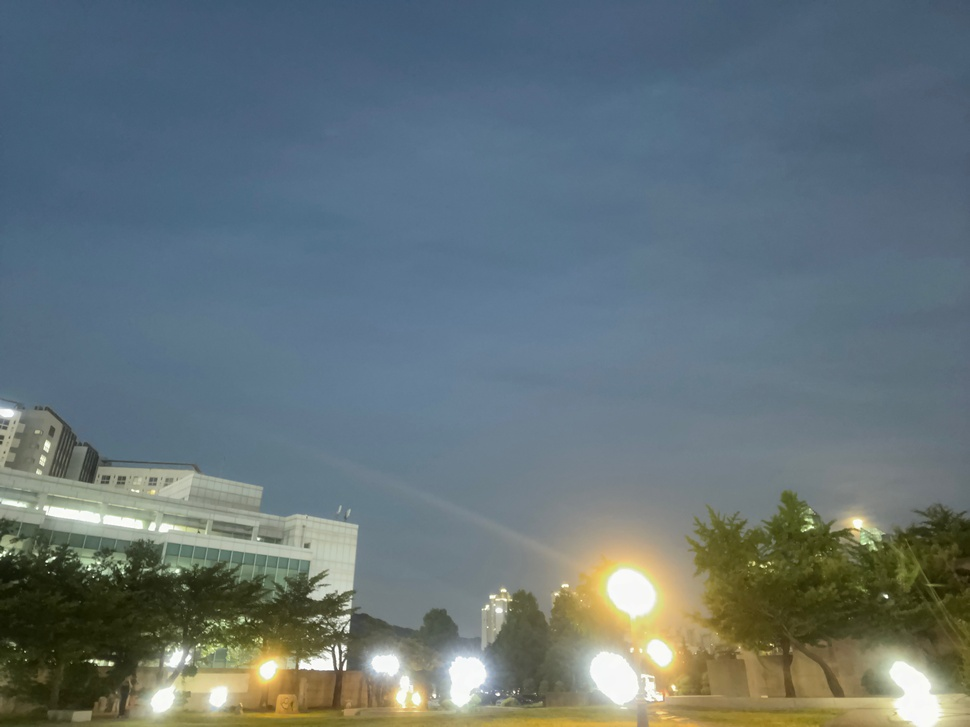
//> input picture 10. Computational Photography/lab/src/1_1.JPG, 970 x 727 px, shrunk from 4032 x 3024 before the run
$ ./hw2   (built with g++ and OpenCV 4)
//> lines starting //> are read from the running program, lines starting //| are printed output that depends on the picture
#include <iostream>
#include <vector>
using namespace std;

#include "opencv2/core.hpp"      // Mat class와 각종 data structure 및 산술 루틴을 포함하는 헤더
#include "opencv2/highgui.hpp"   // GUI와 관련된 요소를 포함하는 헤더(imshow 등)
#include "opencv2/imgproc.hpp"   // 각종 이미지 처리 함수를 포함하는 헤더
#include <opencv2/photo.hpp>     // HDR 관련 함수를 포함하는 헤더
#include <opencv2/imgcodecs.hpp> // 이미지 코덱 관련 함수를 포함하는 헤더
using namespace cv;

void hw2();
void readImagesAndTimes(vector<Mat> &images, vector<float> &times);

int main()
{
    hw2();
    return 0;
}

void readImagesAndTimes(vector<Mat> &images, vector<float> &times)
{
    int numImages = 6;
    static const float timesArray[] = {1.0f, 1 / 3.0f, 1 / 6.0f, 1 / 30.0f, 1 / 195.0f, 1 / 1018.0f};
    times.assign(timesArray, timesArray + numImages);
    static const char *fileNames[] = {"src/1_1.JPG", "src/1_3.JPG", "src/1_6.JPG", "src/1_30.JPG", "src/1_195.JPG", "src/1_1018.JPG"};
    for (int i = 0; i < numImages; i++)
    {
        Mat im = imread(fileNames[i]);
//> im is the input picture: 727 rows x 970 cols, CV_8UC3; mean B, G, R 120.2, 115.9, 101.5
        images.push_back(im);
    }
}

void hw2()
{
    // [ 다양한 노출의 영상과 노출 시간 읽기 ]
    // 다양한 노출의 영상들을 Mat vector에 저장
    // 동일한 순서로 각 노출 영상의 노출 시간을 char vector에 저장
    cout << "Reading images and exposure times ..." << endl;
    vector<Mat> images;
    vector<float> times;
    readImagesAndTimes(images, times);
    cout << "Finished" << endl;

    // [ 영상 정렬 ]
    // 영상을 완전히 정렬해 정확한 밝기 병합이 가능하도록 하는 과정
    // 삼각대 등을 이용해 완전히 고정된 상태에서 영상을 취득하는 것이 더 중요
    // 영상의 평균 밝기보다 작으면 0, 크면 1로 나타내는 median threshold bitmaps(MTB)를 이용해 마스크를 구하고 정렬을 수행하도록 구현
    cout << "Aligning images ..." << endl;
    Ptr<AlignMTB> alignMTB = createAlignMTB();
    alignMTB->process(images, images);

    // [ Camera response function (CRF) 복원 ]
    // 픽셀 값은 실제 밝기(radiance)와 달리 선형적으로 비교할 수 없으므로 이에 대한 함수를 복원 (로그 스케일을 가짐)
    cout << "Calculating Camera Response Function (CRF) ..." << endl;
    Mat responseDebevec;
    Ptr<CalibrateDebevec> calibrateDebevec = createCalibrateDebevec();
    calibrateDebevec->process(images, responseDebevec, times);
    cout << "----- CRF -----" << endl;
    cout << responseDebevec << endl;

    // [ 24bit 표현 범위로 이미지 병합 ]
    // CRF 기반 실제 밝기(radiance) 스케일에 대응되도록 영상 병합
    // 이를 위해 매우 넓은 표현 범위를 가지는 24bit 타입을 사용
    // 어두운 영역은 보다 노출이 큰 영상을 참고하고 밝은영역은 보다 노출이 작은 영역을 참고하는 형태를 기반으로 다양한 알고리즘 존재
    cout << "Merging images to one HDR image ..." << endl;
    Mat hdrDebevec;
    Ptr<MergeDebevec> mergeDebevec = createMergeDebevec();
    mergeDebevec->process(images, hdrDebevec, times, responseDebevec);
    imwrite("hdrDebevec.hdr", hdrDebevec);
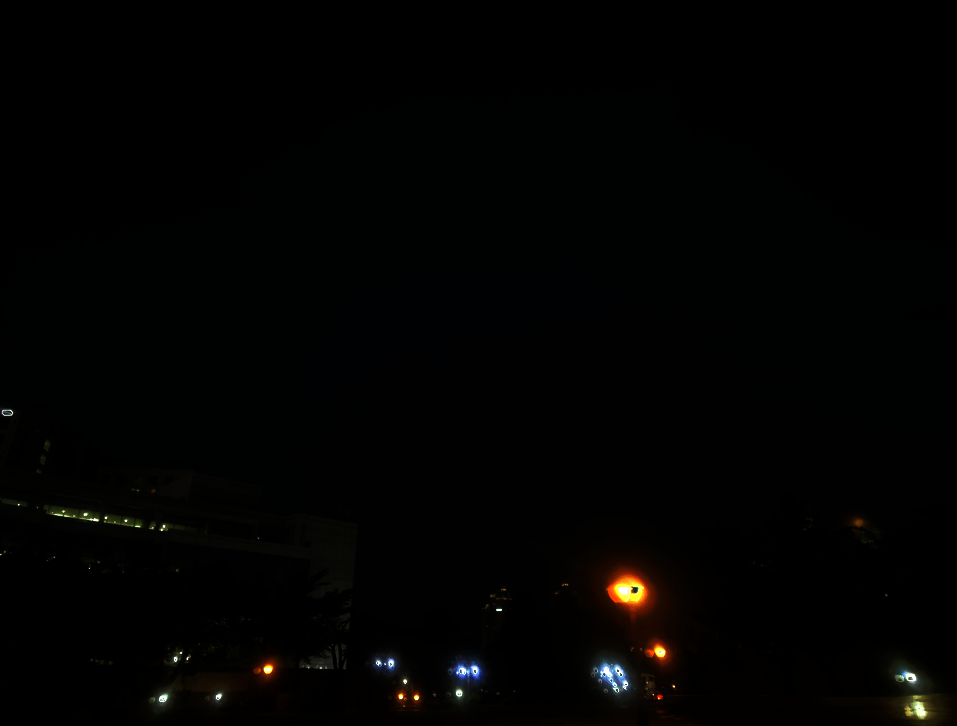
//> saved as hdrDebevec.hdr: 726 rows x 957 cols, CV_8UC3; mean B, G, R 1.8, 2.1, 2.3
    cout << "saved hdrDebvec.hdr" << endl;
    /*
    cout <<"Meging using Exposure Fusion ..." <<endl;
    Mat hdrDebevec;
    Ptr<MergeMertens> mergeMertens = createMergeMertens();
    mergeMertens->process(images, hdrDebevec);
    */

    // [ 24bit → 8bit 톤 매핑 ]
    // 24bit 타입은 컴퓨터가 출력할 수 없으므로 이를 다시 8bit로 표현
    // 제한된 표현범위 안에서 시각적으로 괜찮은 결과를 얻기 위한 다양한 톤 매핑 기법들이 존재
    // 주로 감마, 채도, 대비 등을 매개변수로 결정

    // < Drago 톤맵 >
    cout << "Tonemapping using Drago's method ..." << endl;
    Mat IdrDrago;
    Ptr<TonemapDrago> tonemapDrago = createTonemapDrago(1.0f, 0.7f, 0.85f);
    tonemapDrago->process(hdrDebevec, IdrDrago);
    IdrDrago = 3 * IdrDrago;
    imwrite("Idr-Drago.jpg", IdrDrago * 255);
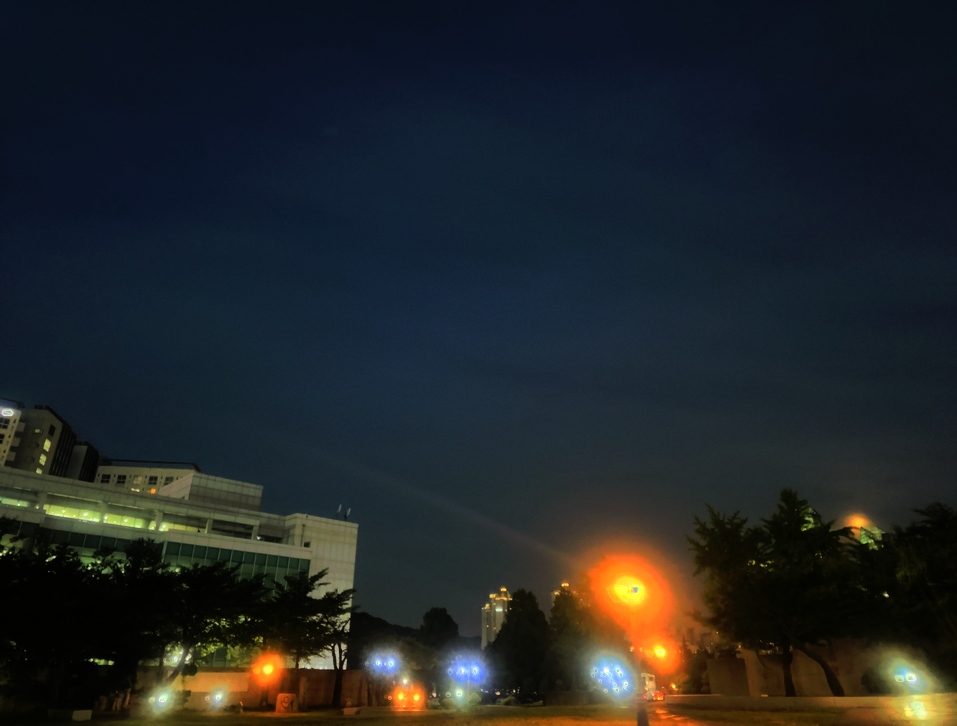
//> saved as Idr-Drago.jpg: 726 rows x 957 cols, CV_8UC3; mean B, G, R 39.5, 37.3, 32.9
    cout << "Saved Idr-Drago.jpg" << endl;

    // < Reinhard 톤맵 >
    cout << "Tonemapping using Reinhard's method ..." << endl;
    Mat IdrReinhard;
    Ptr<TonemapReinhard> tonemapReinhard = createTonemapReinhard(1.5f, 0.0f, 0.0f, 0.0f);
    tonemapReinhard->process(hdrDebevec, IdrReinhard);
    imwrite("Idr-Reinhard.jpg", IdrReinhard * 255);
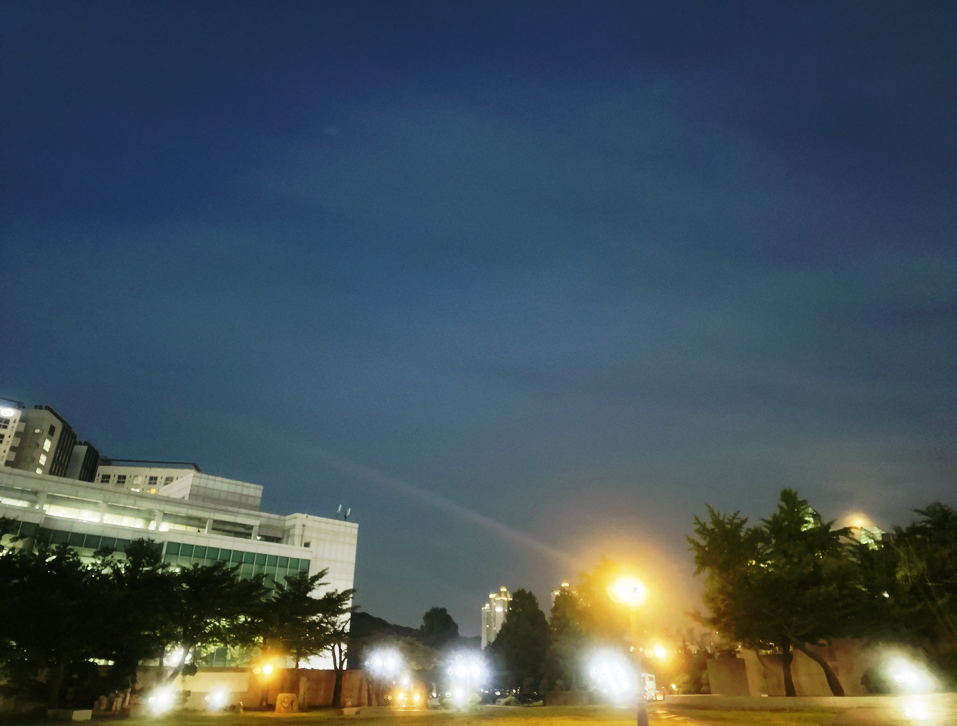
//> saved as Idr-Reinhard.jpg: 726 rows x 957 cols, CV_8UC3; mean B, G, R 89.5, 82.7, 68
    cout << "Saved Idr-Reinhard.jpg" << endl;

    // < Mantiuk 톤맵 >
    cout << "Tonemapping using Mantiuk's method ..." << endl;
    Mat IdrMantiuk;
    Ptr<TonemapMantiuk> tonemapMantiuk = createTonemapMantiuk(2.2f, 0.85f, 1.2f);
    tonemapMantiuk->process(hdrDebevec, IdrMantiuk);
    IdrMantiuk = 3 * IdrMantiuk;
    imwrite("Idr-Mantiuk.jpg", IdrMantiuk * 255);
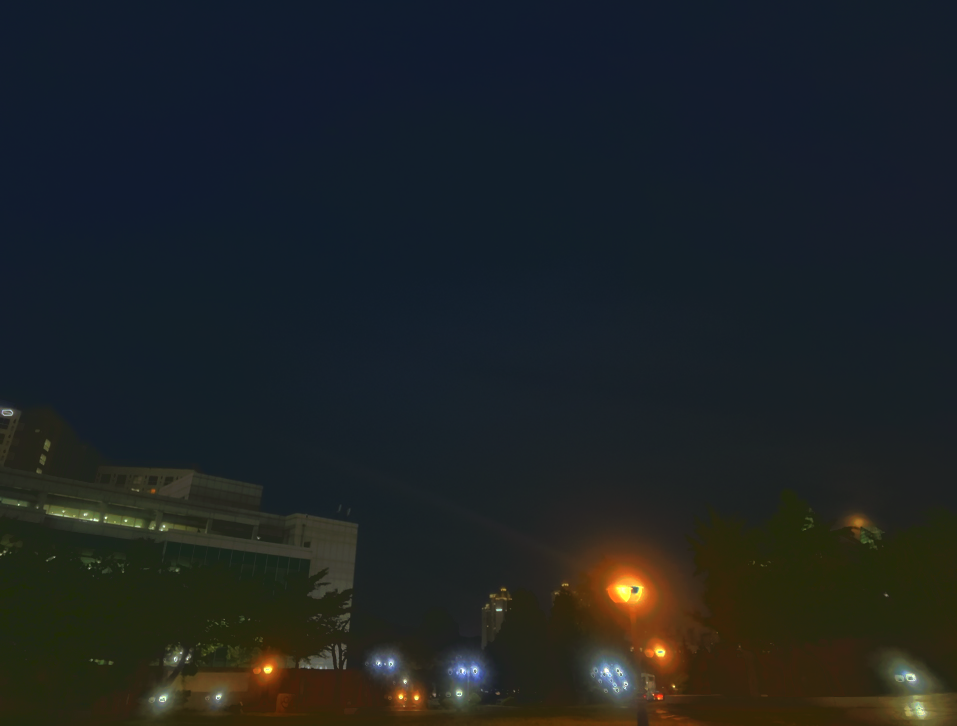
//> saved as Idr-Mantiuk.jpg: 726 rows x 957 cols, CV_8UC3; mean B, G, R 36.6, 35.2, 30.3
    cout << "Saved Idr-Mantiuk.jpg" << endl;
}
